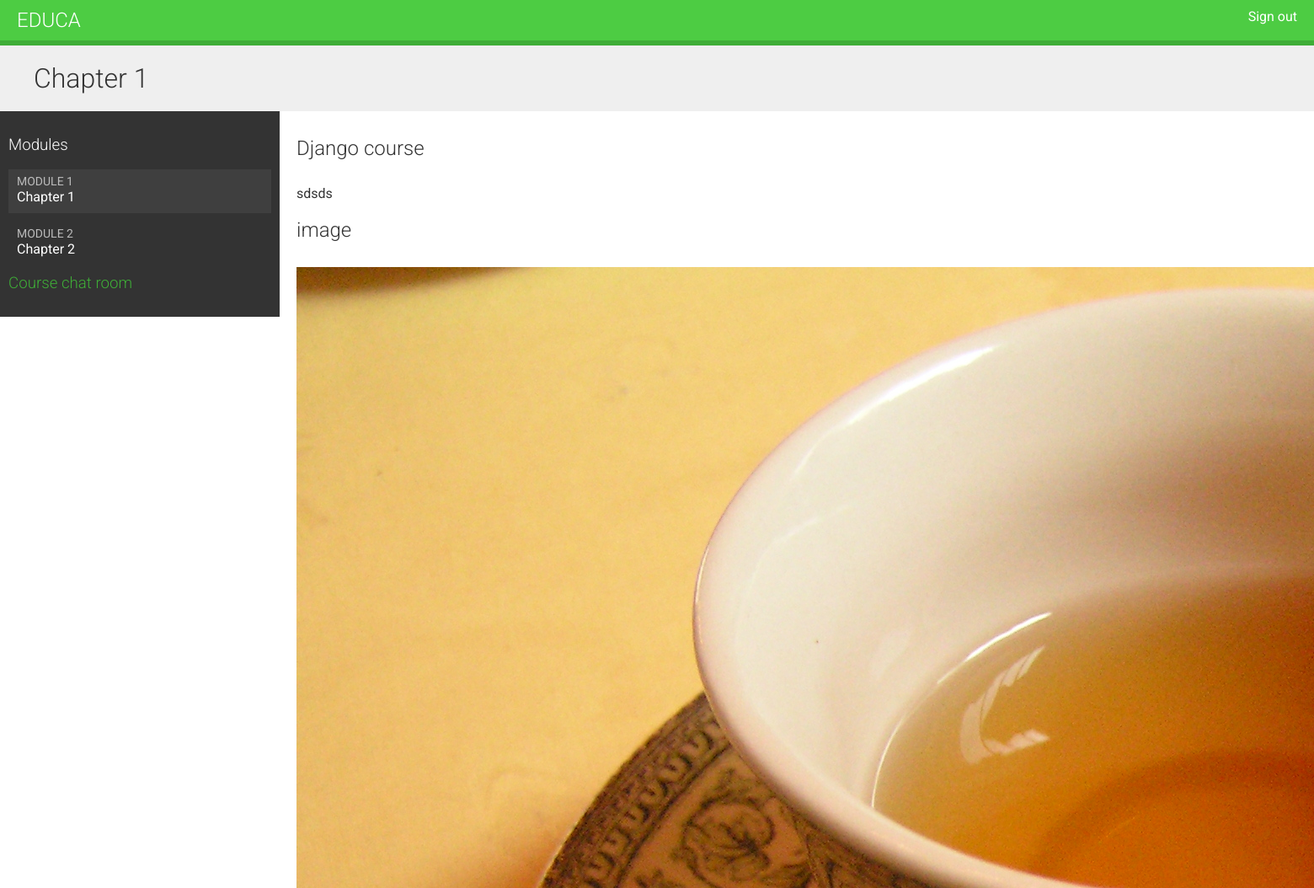
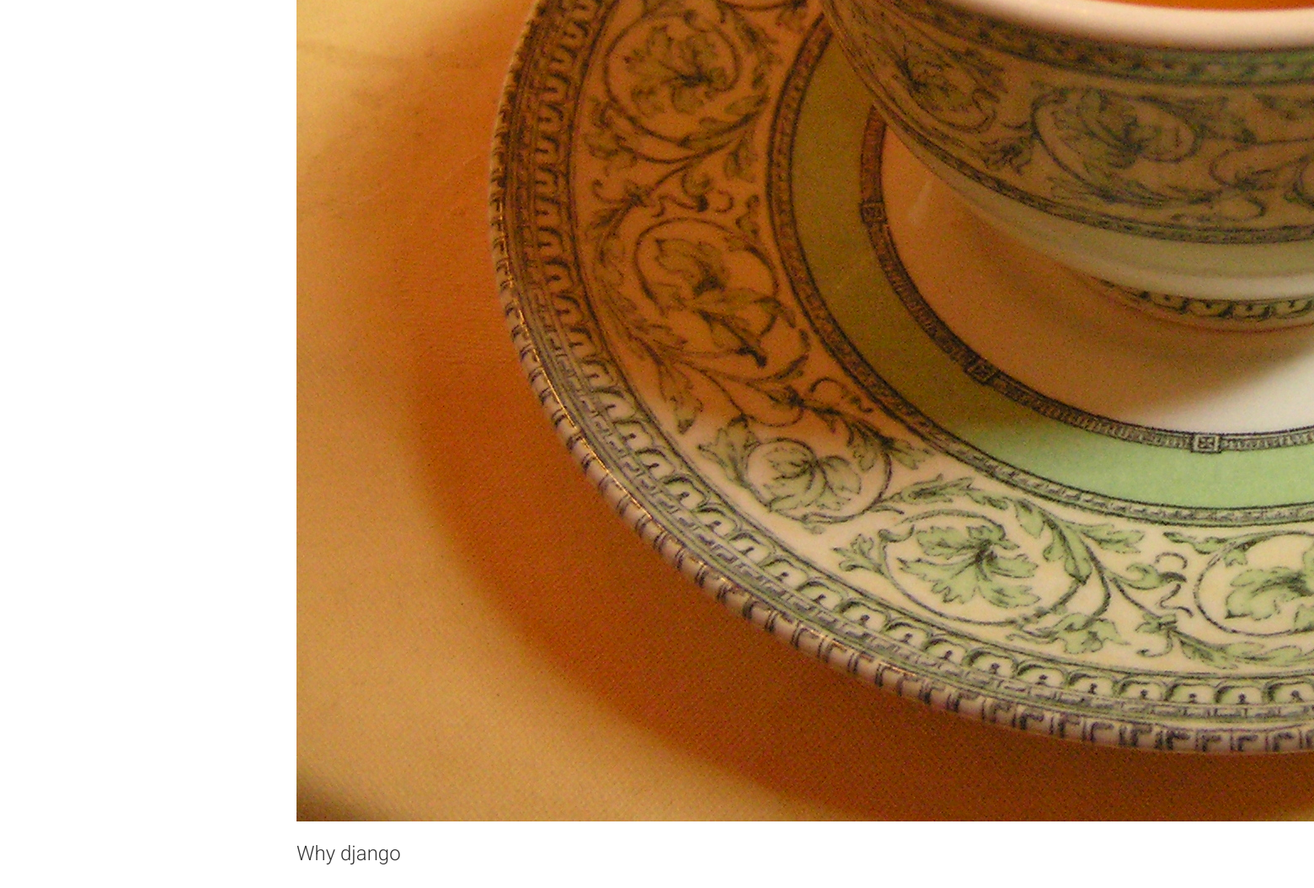
Page /students/course/7/ (signed in) on the committed database (2 pictures, top to bottom).
### courses/models.py (models this page shows, shortened)
class Module(models.Model):
    course = models.ForeignKey(Course,
                               related_name='modules',
                               on_delete=models.CASCADE)
    title = models.CharField(max_length=200)
    description = models.TextField(blank=True)
    order = OrderField(blank=True, for_fields=['course'])
    class Meta:
        ordering = ['order']
    def __str__(self):
        return f'{self.order}. {self.title}'

class Content(models.Model):
    module = models.ForeignKey(Module,
                               related_name='contents',
                               on_delete=models.CASCADE)
    content_type = models.ForeignKey(ContentType,
                                     on_delete=models.CASCADE,
                                     limit_choices_to={'model__in':(
                                         'text',
                                         'video',
                                         'image',
                                         'file')})
    object_id = models.PositiveIntegerField()
    item = GenericForeignKey('content_type', 'object_id')
    order = OrderField(blank=True, for_fields=['module'])
    class Meta:
        ordering = ['order']

class ItemBase(models.Model):
    owner = models.ForeignKey(User,
                              related_name='%(class)s_related',
                              on_delete=models.CASCADE)
    title = models.CharField(max_length=250)
    created = models.DateTimeField(auto_now_add=True)
    updated = models.DateTimeField(auto_now=True)
    class Meta:
        abstract = True
    def render(self):
        return render_to_string(
            f'courses/content/{self._meta.model_name}.html',
            {'item': self}
        )

class Text(ItemBase):
    content = models.TextField()

class Image(ItemBase):
    file = models.FileField(upload_to='images')

class Video(ItemBase):
    url = models.URLField()

### students/views.py (the view)
# urls.py: path('course/<pk>/', cache_page(60 * 15)(views.StudentCourseDetailView.as_view()), name='student_course_detail'),
class StudentCourseDetailView(DetailView):
    model = Course
    template_name = 'students/course/detail.html'
    def get_queryset(self):
        qs = super().get_queryset()
        return qs.filter(students__in=[self.request.user])
    def get_context_data(self, **kwargs):
        context = super().get_context_data(**kwargs)
        course = self.get_object()
        if 'module_id' in self.kwargs:
            context['module'] = course.modules.get(
                                    id=self.kwargs['module_id'])
        else:
            context['module'] = course.modules.all()[0]
        return context

### students/templates/students/course/detail.html (shortened to what this page needs)
{% extends "base.html" %}
{% block content %}
  <h1>
    {{ module.title }}
  </h1>
  <div class="contents">
    <h3>Modules</h3>
    <ul id="modules">
      {% for m in object.modules.all %}
        <li data-id="{{ m.id }}" {% if m == module %}class="selected"{% endif %}>
          <a href="{% url "student_course_detail_module" object.id m.id %}">
            <span>
              Module <span class="order">{{ m.order|add:1 }}</span>
            </span>
            <br>
            {{ m.title }}
          </a>
        </li>
      {% empty %}
        <li>No modules yet.</li>
      {% endfor %}
    </ul>
    <h3>
      <a href="{% url 'chat:course_chat_room' object.id %}">Course chat room</a>
    </h3>
  </div>
  <div class="module">
    {% cache 600 module_contents module %}
      {% for content in module.contents.all %}
        {% with item=content.item %}
          <h2>{{ item.title }}</h2>
          {{ item.render }}
        {% endwith %}
      {% endfor %}
    {% endcache %}
  </div>
{% endblock %}

### courses/templates/courses/content/text.html
{{ item.content|linebreaks }}

### courses/templates/courses/content/image.html
<p>
    <img src="{{ item.file.url }}" alt="{{ item.title }}">
</p>

### courses/static/css/base.css (style rules this page uses)
body { margin:0; font-family:'Roboto', sans-serif; font-weight:400; color:#333; }
a { color:#3fad37; text-decoration:none; }
ul { float:left; }
h1, h2, h3, h4, h5, h6 { font-family:'Roboto', sans-serif; font-weight:300; }
h1 { background:#efefef; width:100%; overflow:auto; padding:20px 0 20px 40px; margin:0; }
.module { padding:10px 20px; float:left; width:600px; }
.module p { margin:10px 0 20px; width:100%; float:left; }
.contents { width:20%; padding:10px; float:left; background:#333; color: #fff; font-family:'Roboto', sans-serif; }
.contents ul { list-style:none; margin:0; padding:0; width:100%; }
.contents ul li { margin:0 0 10px 0; padding:4px 10px 10px; overflow:auto; cursor:move; }
.contents ul li.selected { background:#3f3f3f; }
.contents ul span { text-transform:uppercase; color:#bbb; font-size:14px; }
.contents ul a { display:block; color:#fff; text-decoration:none; }

### rows in the picture
Module: title "Chapter 1", order|add "1"
Module: order|add "2", title "Chapter 2"
Content: item "Django course", item.content "sdsds"
Content: item "image", item.file (picture)
Content: item "Why django"
